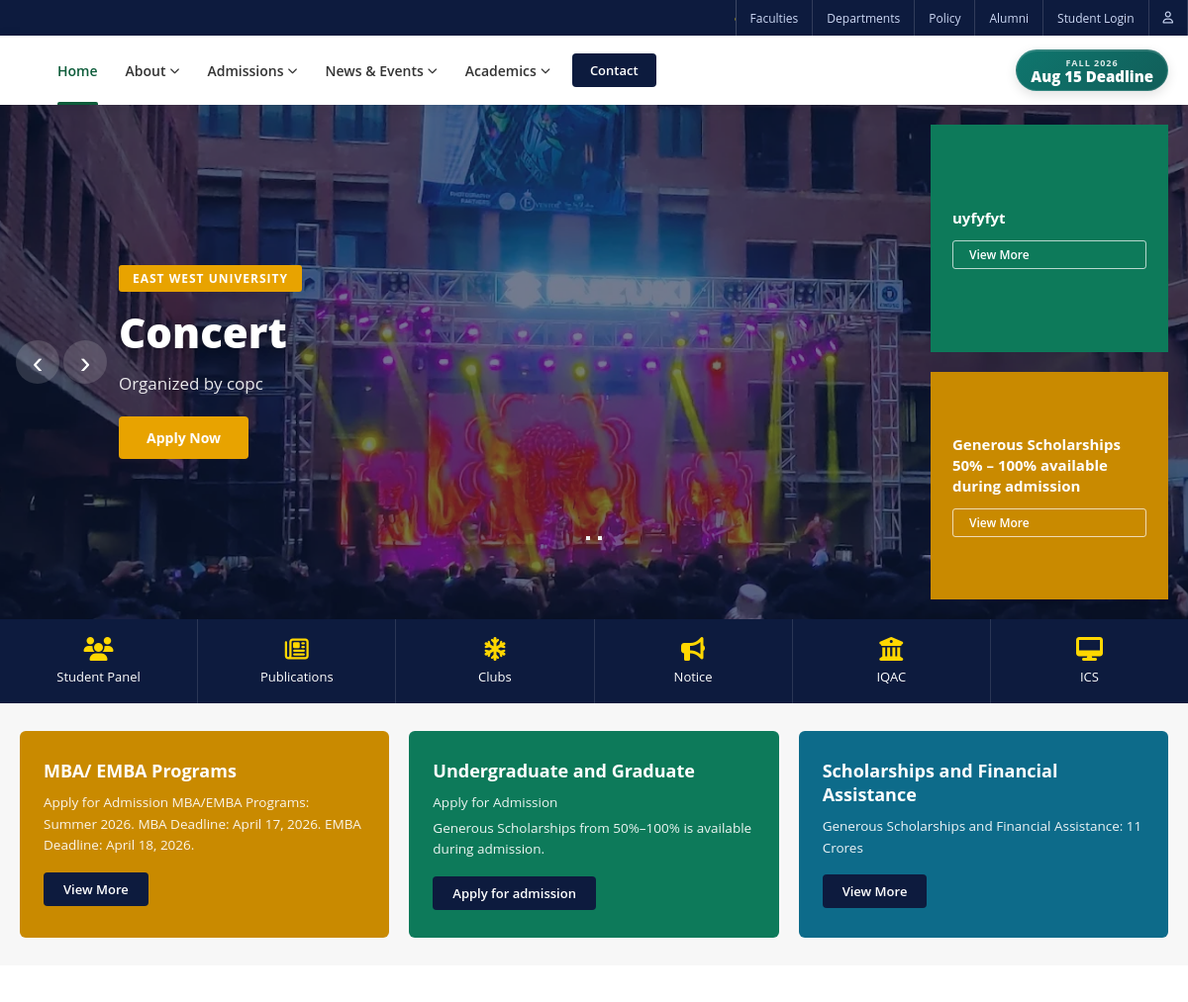
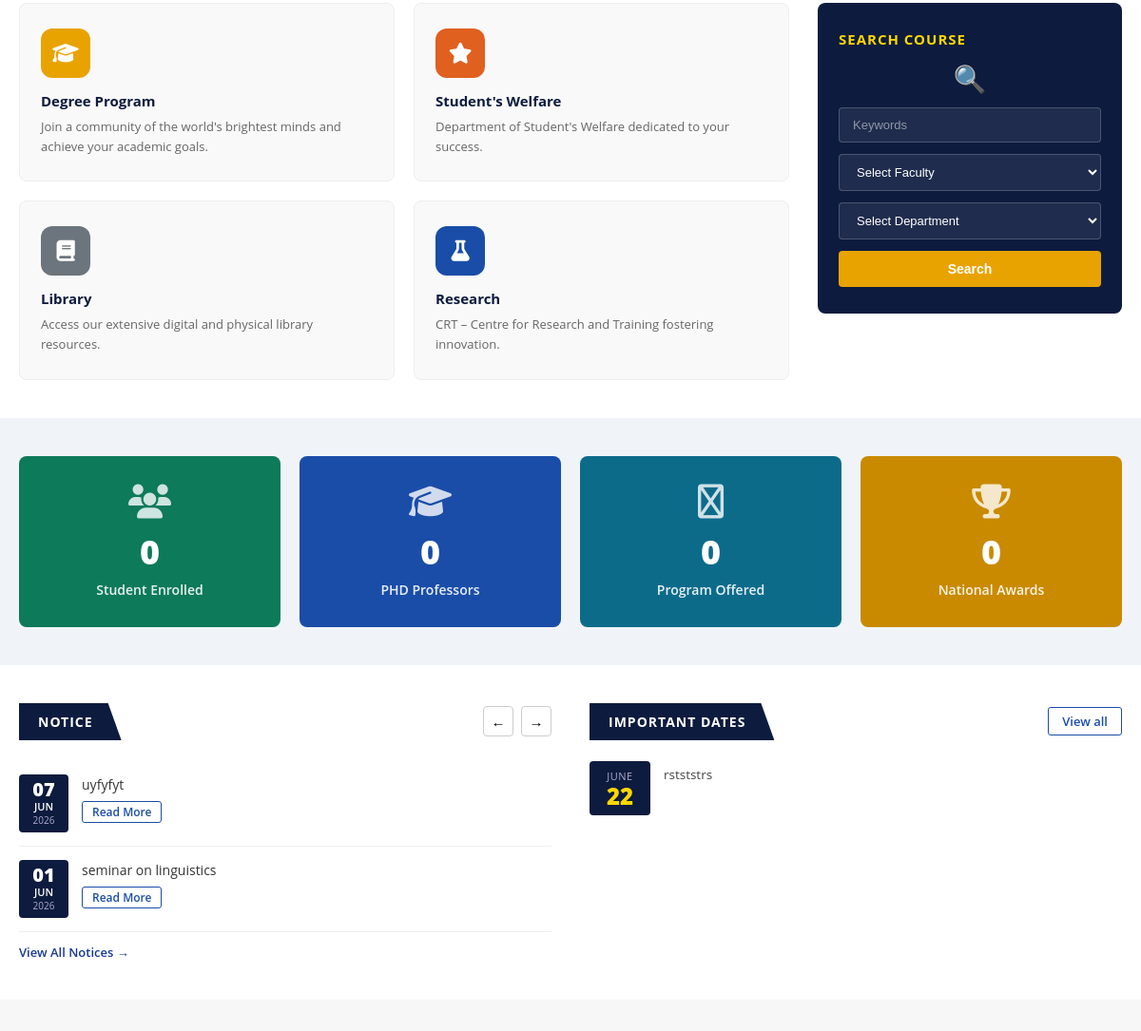
Before: / (upper part) with the older database file (2 pictures, top to bottom).
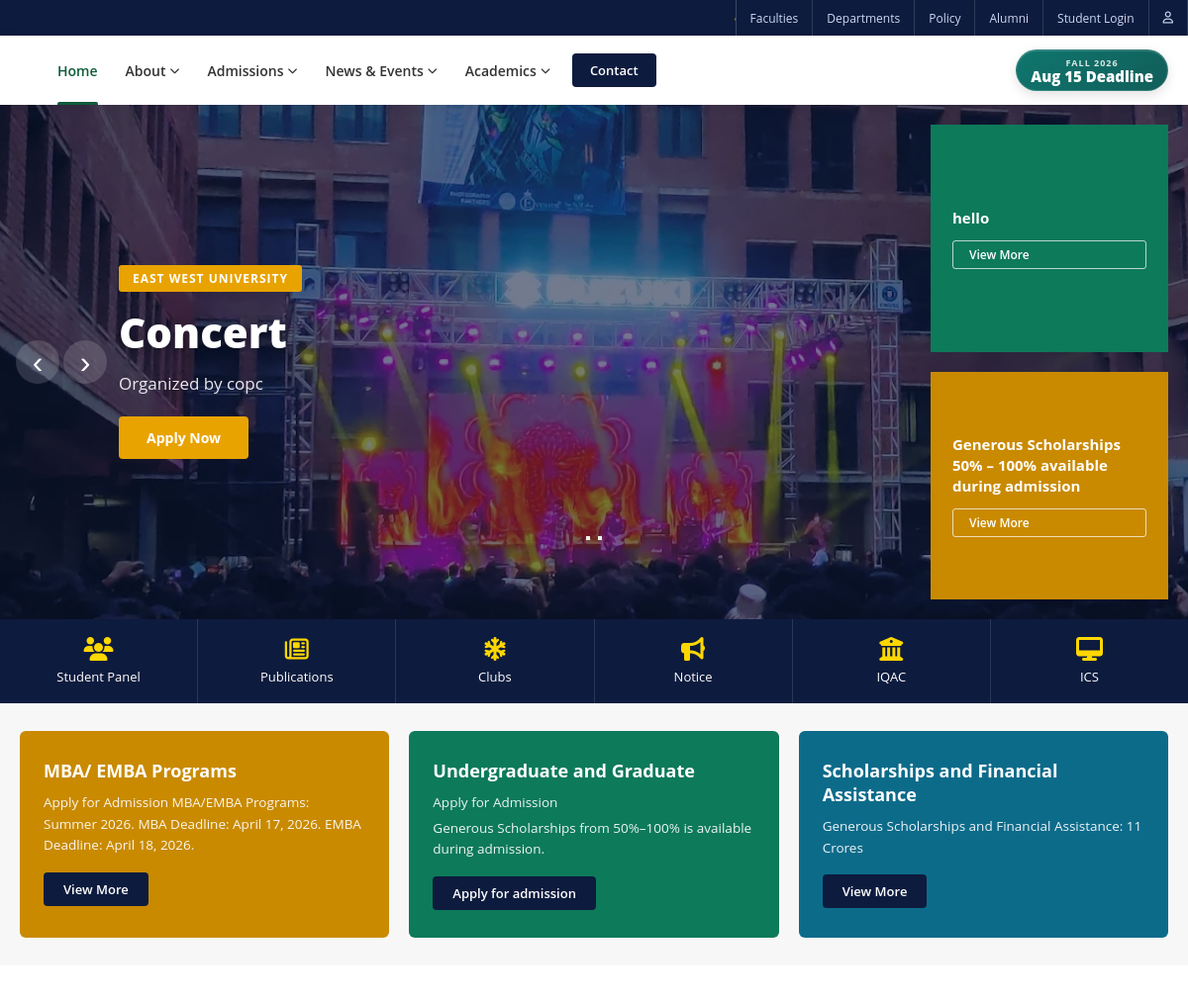
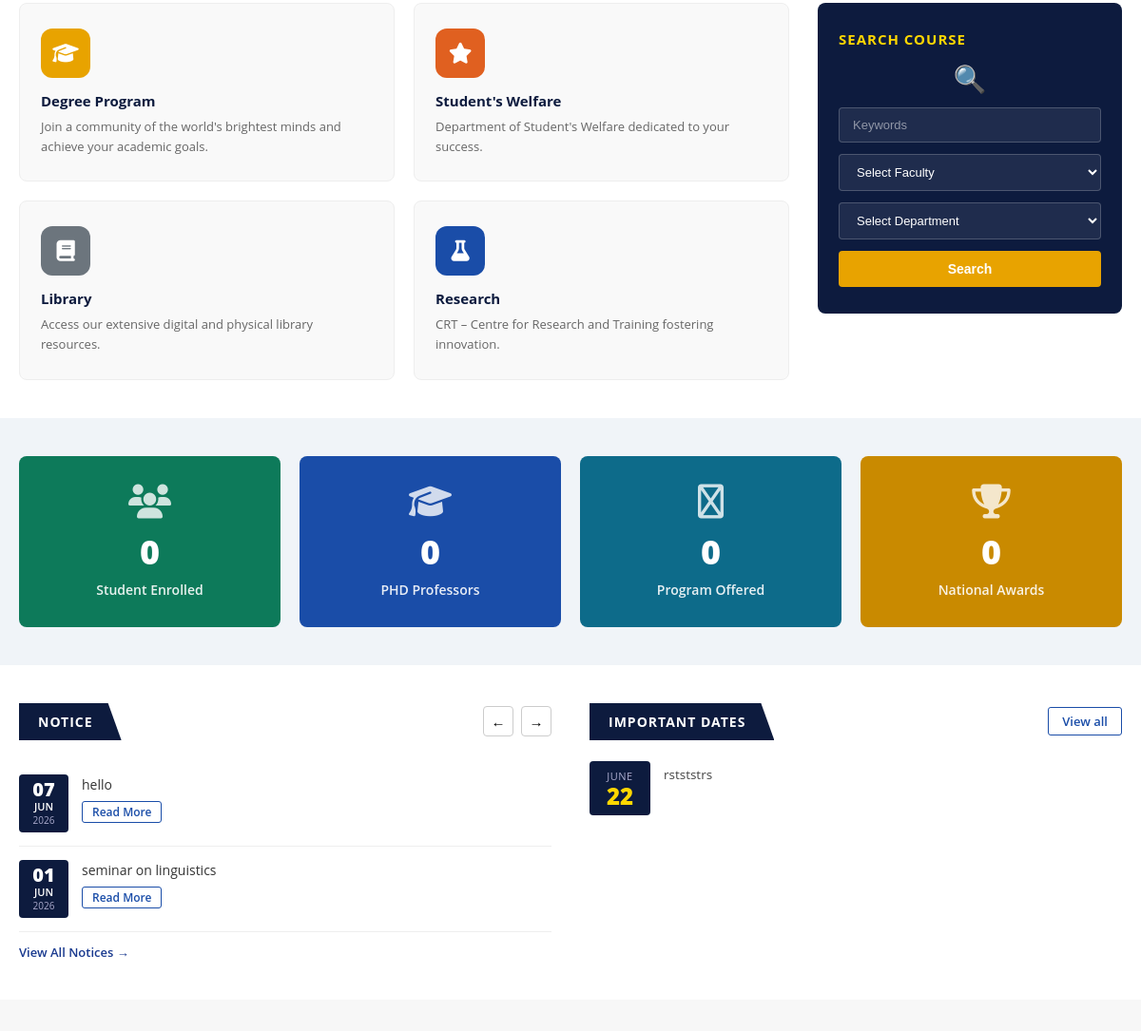
After: the same page with the newer database file (2 pictures, top to bottom).
### main/models.py (models this page shows, shortened)
class Notice(models.Model):
    title       = models.CharField(max_length=200)
    description = models.TextField()
    created_at  = models.DateTimeField(auto_now_add=True)
    class Meta:
        ordering = ['-created_at']

### main/views.py (the view)
# urls.py: path('',             views.home,        name='home'),
def home(request):
    return render(request, 'home.html', {
        'sliders': Slider.objects.all(),
        'notices': Notice.objects.all()[:5],
        'news_list': News.objects.all()[:4],
        'events': Event.objects.filter(is_active=True).order_by('date')[:5],
        'important_dates': ImportantDate.objects.filter(
            date__gte=datetime.date.today(), is_active=True
        ).order_by('date')[:5],
        'achievements': Achievement.objects.filter(is_active=True),
    })

### templates/home.html (shortened to what the changed rows need)
{% load static %}
<!DOCTYPE html>
<html lang="en">
<head>
<link rel="stylesheet" href="https://cdnjs.cloudflare.com/ajax/libs/font-awesome/6.5.0/css/all.min.css">
<link rel="stylesheet" href="{% static 'css/style.css' %}">
</head>
<body>
<div class="hero-slider" id="heroSlider">
  {% if sliders %}
    {% for slider in sliders %}
    <div class="slide {% if forloop.first %}active{% endif %}" data-index="{{ forloop.counter0 }}">
      <div class="slide-content">
        <div class="slide-text">
          <h1>{{ slider.title }}</h1>
        </div>
      </div>
    </div>
    {% endfor %}
  {% endif %}
  <div class="slide-side-cards">
    <div class="side-card side-card--teal">
      {% if notices %}
        <h4>{{ notices.0.title }}</h4>
      {% else %}
        <h4>Admission Test Results: Summer 2026</h4>
      {% endif %}
      <a href="/notices/">View More</a>
    </div>
  </div>
</div>
<section class="notice-section">
  <div class="notice-inner">
    <div class="notice-col">
      <div class="notice-list" id="noticeList">
        {% if notices %}
          {% for notice in notices %}
          <div class="notice-item">
            <div class="notice-date">
              <div class="notice-date__day">{{ notice.created_at|date:"d" }}</div>
              <div class="notice-date__mon">{{ notice.created_at|date:"M" }}</div>
              <div class="notice-date__year">{{ notice.created_at|date:"Y" }}</div>
            </div>
            <div class="notice-body">
              <span class="notice-text">{{ notice.title }}</span>
              <a href="/notices/{{ notice.pk }}/" class="read-more">Read More</a>
            </div>
          </div>
          {% endfor %}
        {% endif %}
      </div>
    </div>
</div>
</section>
</body>
</html>

Changed rows visible on the page:
changed Notice: title "uyfyfyt" → "hello"
